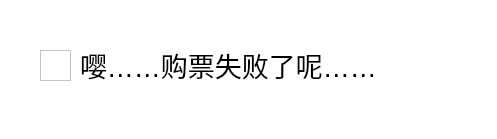
<?xml version="1.0" encoding="UTF-8"?>
<ui version="4.0">
 <class>BuyTickets_F</class>
 <widget class="QWidget" name="BuyTickets_F">
  <property name="geometry">
   <rect>
    <x>0</x>
    <y>0</y>
    <width>497</width>
    <height>139</height>
   </rect>
  </property>
  <property name="minimumSize">
   <size>
    <width>497</width>
    <height>139</height>
   </size>
  </property>
  <property name="maximumSize">
   <size>
    <width>497</width>
    <height>139</height>
   </size>
  </property>
  <property name="windowTitle">
   <string>购票失败</string>
  </property>
  <property name="styleSheet">
   <string notr="true">background-color: rgb(255, 255, 255);</string>
  </property>
  <widget class="QLabel" name="label">
   <property name="geometry">
    <rect>
     <x>80</x>
     <y>40</y>
     <width>361</width>
     <height>51</height>
    </rect>
   </property>
   <property name="minimumSize">
    <size>
     <width>361</width>
     <height>51</height>
    </size>
   </property>
   <property name="maximumSize">
    <size>
     <width>361</width>
     <height>51</height>
    </size>
   </property>
   <property name="styleSheet">
    <string notr="true">font: 20pt &quot;微软雅黑&quot;;</string>
   </property>
   <property name="text">
    <string>&lt;html&gt;&lt;head/&gt;&lt;body&gt;&lt;p&gt;&lt;span style=&quot; font-size:20pt;&quot;&gt;嘤……购票失败了呢……&lt;/span&gt;&lt;/p&gt;&lt;/body&gt;&lt;/html&gt;</string>
   </property>
  </widget>
  <widget class="QGraphicsView" name="graphicsView">
   <property name="geometry">
    <rect>
     <x>40</x>
     <y>50</y>
     <width>31</width>
     <height>31</height>
    </rect>
   </property>
   <property name="minimumSize">
    <size>
     <width>31</width>
     <height>31</height>
    </size>
   </property>
   <property name="maximumSize">
    <size>
     <width>31</width>
     <height>31</height>
    </size>
   </property>
   <property name="styleSheet">
    <string notr="true">border-image: url(:/pic/sad_388px_1161515_easyicon.net.png);</string>
   </property>
  </widget>
 </widget>
 <resources/>
 <connections/>
</ui>
